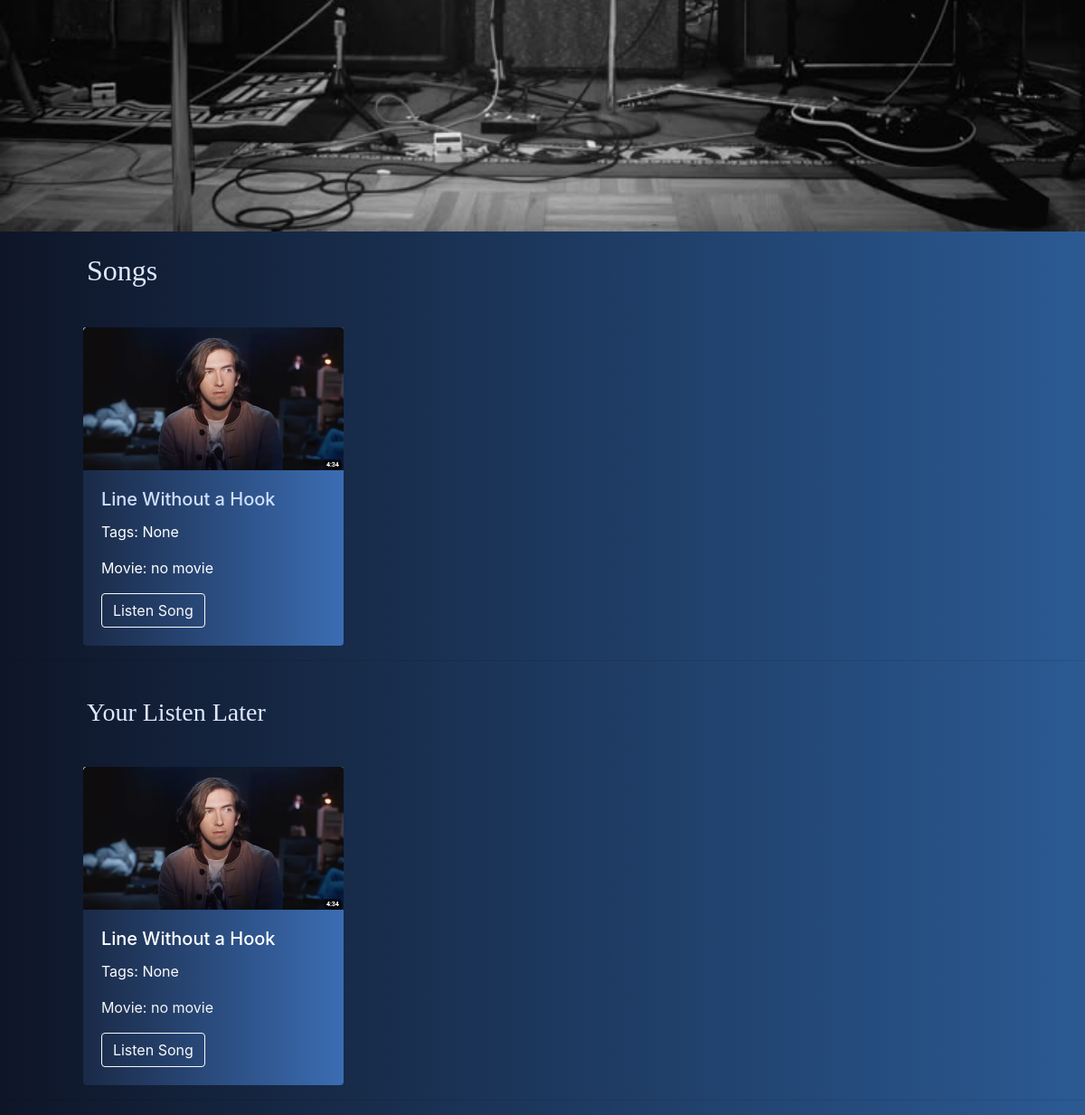
Before: / (lower part) with the older database file.
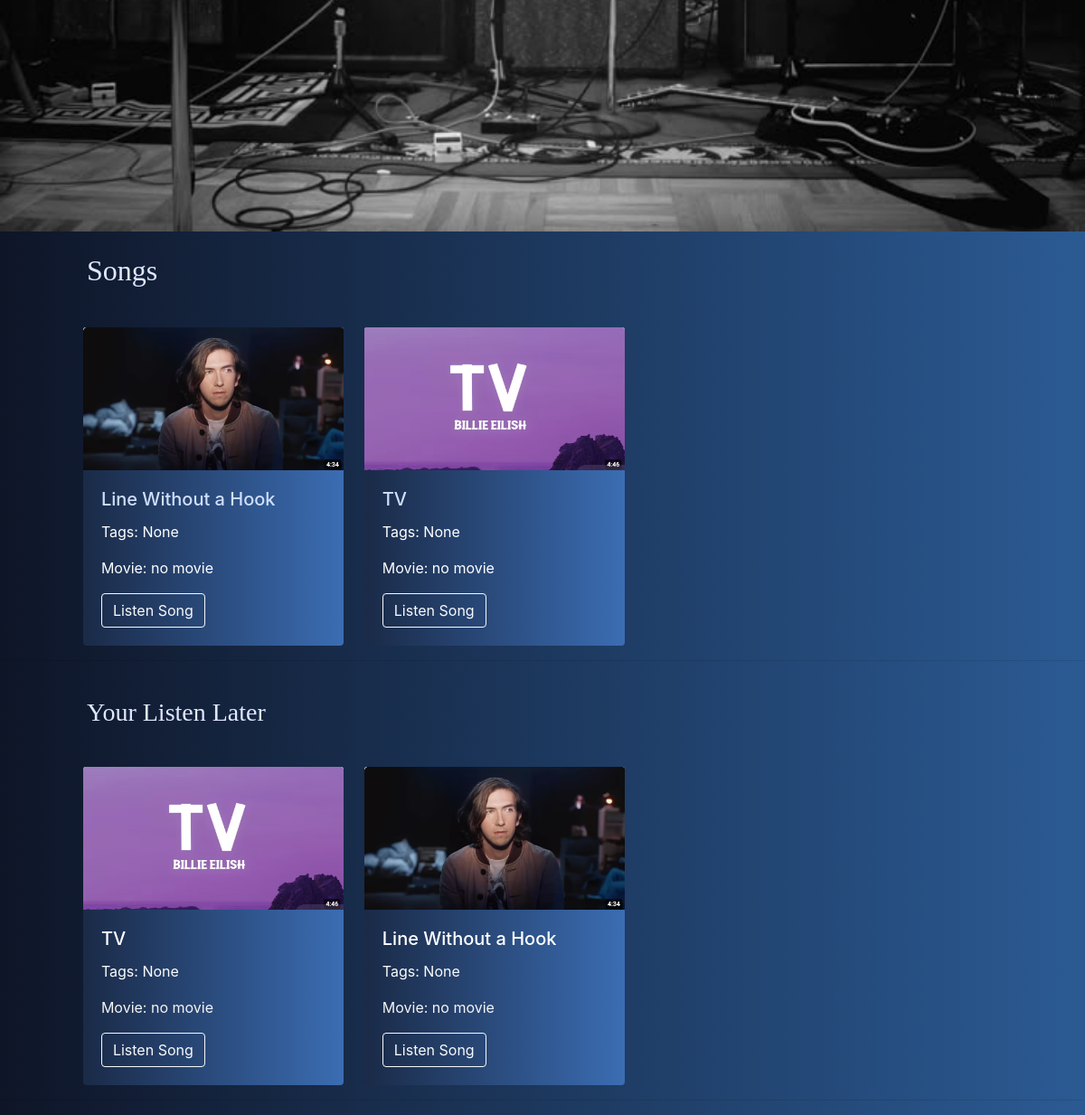
After: the same page with the newer database file.
### boombox/models.py (models this page shows, shortened)
class Song(models.Model):
    song_id = models.AutoField(primary_key=True)
    name = models.CharField(max_length=2000)
    singer = models.CharField(max_length=2000)
    tags = models.CharField(max_length=255, null=True, blank=True)
    image = models.ImageField(upload_to="images")
    song = models.FileField(upload_to='images')
    movie = models.CharField(max_length=1000, default="")

### music/views.py (the view)
# urls.py: path('', views.index, name='index'),
def index(request):
    song = Song.objects.all()[0:3]
    if request.user.is_authenticated:
        wl = Watchlater.objects.filter(user=request.user)
        ids = []
        for i in wl:
            ids.append(i.video_id)
        preserved = Case(*[When(pk=pk, then=pos) for pos, pk in enumerate(ids)])
        watch = Song.objects.filter(song_id__in=ids).order_by(preserved)
        watch = reversed(watch)
    else:
        watch = Song.objects.all()[0:3]
    return render(request, 'index.html', {'song': song, 'watch': watch})

### boombox/templates/boombox/index.html (shortened to what this page needs)
{%extends 'boombox/basic.html'%}
{% block body %}
    {% load static %}
    <div id="carouselExampleSlidesOnly" class="carousel slide" data-ride="carousel">
      <div class="carousel-inner">
        <div class="carousel-item active">
            <img src="{% static 'boombox/music.jpg'%}" class="d-block w-100" alt="...">
        </div>
      </div>
    </div>
    <h2 style="padding-left: 8%; padding-top: 2%; font-family: 'Verdana';">Songs</h2>
    <div class="row" style="padding-top: 2%; padding-left: 7%;">
    {% for i in song %}
    <div style="padding-left: 2%; padding-top: 1%;">
    <div class="card" style="width: 18rem; background: linear-gradient(90deg, #1a2a47, #3b6db3); color: white; border: none;">
  <img src="{{i.image.url}}" class="card-img-top" alt="...">
  <div class="card-body">
    <h5 class="card-title" style="color: #cfdfff;">{{i.name}}</h5>
    <p class="card-text">Tags: {{i.tags}}</p>
    <p class="card-text">Movie: {{i.movie}}</p>
    <a href="/boombox/songs/{{i.song_id}}" class="btn btn-outline-light">Listen Song</a>
  </div>
</div>
  </div>
  {% endfor %}
  </div>
  <hr>
  <h3 style="padding-left: 8%; padding-top: 2%; font-family: 'Verdana';">Your Listen Later</h3>
  <div class="row" style="padding-top: 2%; padding-left: 7%;">
    {% for i in watch reversed %}
    <div style="padding-left: 2%; padding-top: 1%;">
 <div class="card" style="width: 18rem; background: linear-gradient(90deg, #1a2a47, #3b6db3); color: white; border: none;">
      <img src="{{i.image.url}}" class="card-img-top" alt="...">
      <div class="card-body">
        <h5 class="card-title" style="color: white;">{{i.name}}</h5>
        <p class="card-text" style="color: rgb(251, 251, 251);">Tags: {{i.tags}}</p>
        <p class="card-text" style="color: rgb(245, 245, 245);">Movie: {{i.movie}}</p>
        <a href="/boombox/songs/{{i.song_id}}" class="btn btn-outline-light ">Listen Song</a>
      </div>
    </div>
  </div>
  {% endfor %}
</div>
<hr>
{% endblock %}

Changed rows visible on the page:
added Song: image (picture), name "TV", tags "None", movie "no movie"
